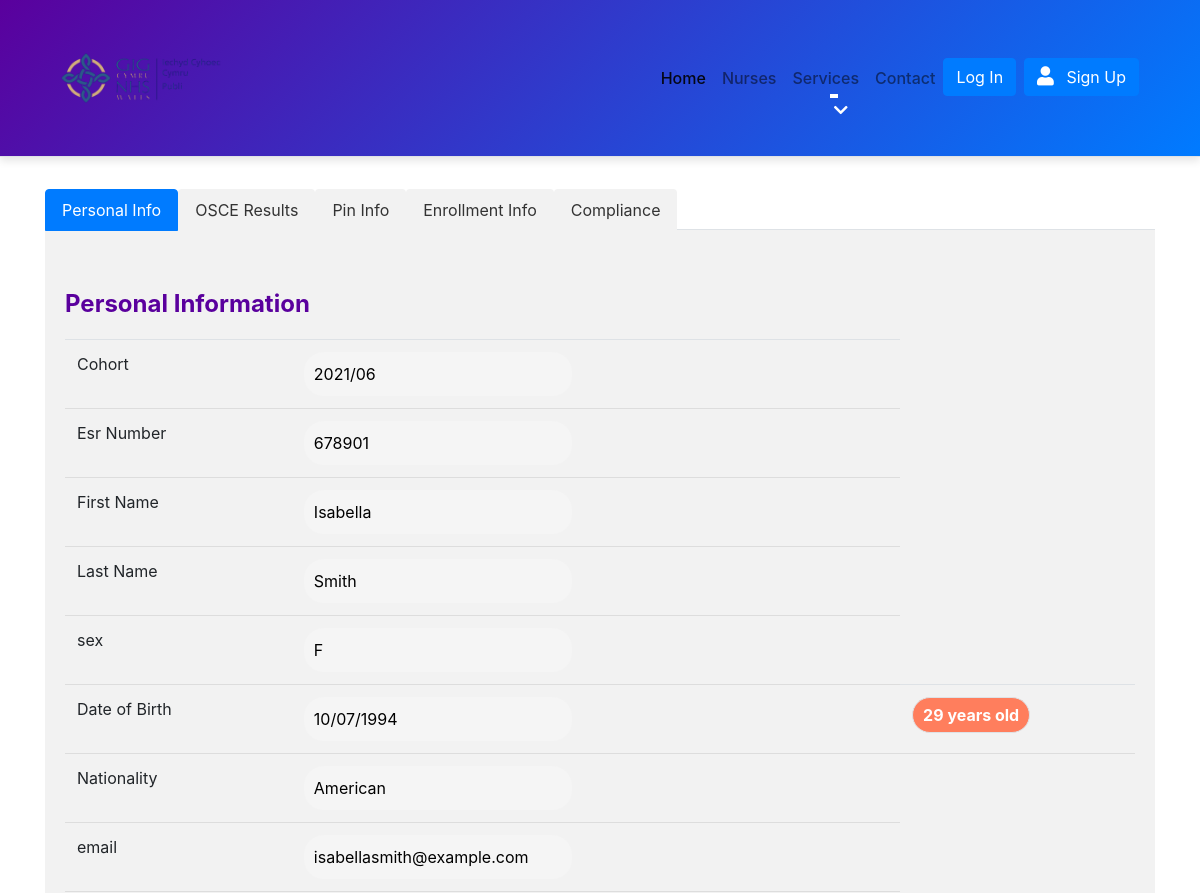
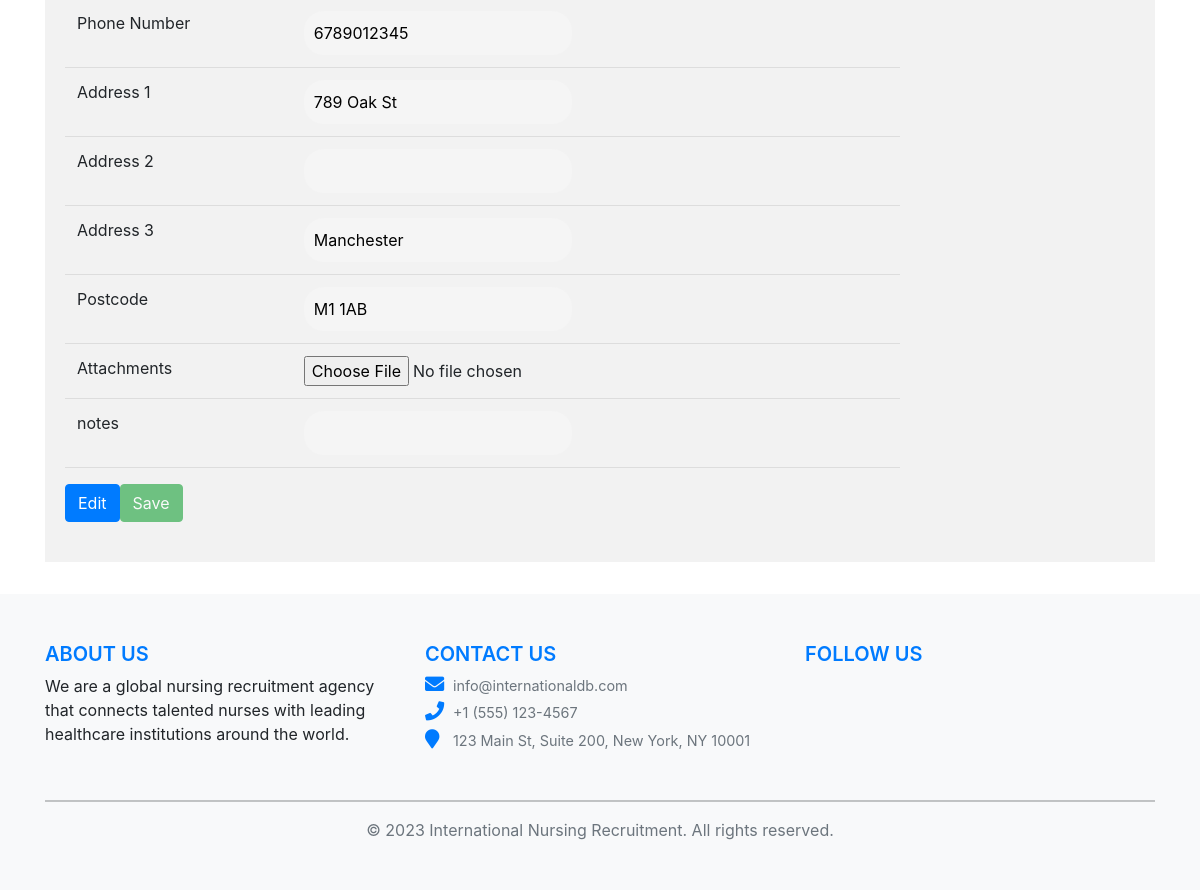
Page /view_nurse.php?id=4 on the committed database (2 pictures, top to bottom).
### tables this page shows
CREATE TABLE `nursing_recruitment` (
  `id` int(11) NOT NULL,
  `cohort` varchar(255) DEFAULT NULL,
  `esr_number` varchar(255) DEFAULT NULL,
  `first_name` varchar(255) DEFAULT NULL,
  `last_name` varchar(255) DEFAULT NULL,
  `sex` varchar(10) DEFAULT NULL,
  `date_of_birth` date DEFAULT NULL,
  `nationality` varchar(255) DEFAULT NULL,
  `email` varchar(255) DEFAULT NULL,
  `phone_number` varchar(20) DEFAULT NULL,
  `address_1` varchar(255) DEFAULT NULL,
  `address_2` varchar(255) DEFAULT NULL,
  `address_3` varchar(255) DEFAULT NULL,
  `postcode` varchar(10) DEFAULT NULL,
  `attachments` varchar(255) DEFAULT NULL,
  `notes` varchar(255) DEFAULT NULL,
  `nmc_pin` varchar(255) DEFAULT NULL,
  `date_nmc_pin_obtained` date DEFAULT NULL,
  `prn_number` varchar(255) DEFAULT NULL,
  `hospital` varchar(255) DEFAULT NULL,
  `ward` varchar(255) DEFAULT NULL,
  `cost_centre` varchar(255) DEFAULT NULL,
  `band_4_position_number` varchar(255) DEFAULT NULL,
  `manager_name` varchar(255) DEFAULT NULL,
  `manager_esr_number` varchar(255) DEFAULT NULL,
  `manager_phone_number` varchar(20) DEFAULT NULL,
  `bank_building_society` varchar(255) DEFAULT NULL,
  `account_name` varchar(255) DEFAULT NULL,
  `bank_account_number` varchar(255) DEFAULT NULL,
  `sort_code` varchar(255) DEFAULT NULL,
  `ni_number` varchar(255) DEFAULT NULL,
  `start_date` date DEFAULT NULL,
  `covid_risk_assessment_score` int(11) DEFAULT NULL,
  `occupational_health_clearance` date DEFAULT NULL,
  `tb_appointment` date DEFAULT NULL,
  `certificate_of_sponsorship_number` varchar(255) DEFAULT NULL,
  `brp_number` varchar(255) DEFAULT NULL,
  `brp_valid_from` date DEFAULT NULL,
  `brp_valid_to` date DEFAULT NULL,
  `rtw_sharecode_number` varchar(255) DEFAULT NULL,
  `rtw_expiry_date` date DEFAULT NULL,
  `dbs_number` varchar(255) DEFAULT NULL,
  `dbs_issue_date` date DEFAULT NULL,
  `dbs_acceptable` tinyint(1) DEFAULT NULL,
  `candidate_compliance_pack` varchar(255) DEFAULT NULL,
  `candidate_compliance_pack_complete` tinyint(1) DEFAULT NULL,
  `first_attempt_osce` date DEFAULT NULL,
  `second_attempt_osce` date DEFAULT NULL,
  `third_attempt_osce` date DEFAULT NULL
);

### view_nurse.php (the view, shortened to what this page needs)
<!DOCTYPE html>
<html>
<head>
    <link href="https://cdn.jsdelivr.net/npm/bootstrap@5.1.0/dist/css/bootstrap.min.css" rel="stylesheet">
</head>
<body>
    <?php include('navbar.php'); ?>
    <?php include('styles.php'); ?>
    <?php include('db_connect.php'); ?>
    <div class="container">
        <ul class="nav nav-tabs" id="myTabs" role="tablist">
            <li class="nav-item">
                <a class="nav-link active" id="personal-tab" data-toggle="tab" href="#personal" role="tab" aria-controls="personal" aria-selected="true">Personal Info</a>
            </li>
            <li class="nav-item">
                <a class="nav-link" id="osce-tab" data-toggle="tab" href="#osce" role="tab" aria-controls="osce" aria-selected="false">OSCE Results</a>
            </li>
            <li class="nav-item">
                <a class="nav-link" id="pin-tab" data-toggle="tab" href="#pin" role="tab" aria-controls="pin" aria-selected="false">Pin Info</a>
            </li>
            <li class="nav-item">
                <a class="nav-link" id="enrollment-tab" data-toggle="tab" href="#enrollment" role="tab" aria-controls="enrollment" aria-selected="false">Enrollment Info</a>
            </li>
            <li class="nav-item">
                <a class="nav-link" id="compliance-tab" data-toggle="tab" href="#compliance" role="tab" aria-controls="compliance" aria-selected="false">Compliance</a>
            </li>
        </ul>
        <div class="tab-content" id="myTabContent">
            <div class="tab-pane fade show active" id="personal" role="tabpanel" aria-labelledby="personal-tab">
                <?php
				if (isset($_GET["id"])) {
    $id = $_GET["id"];
    $sql = "SELECT cohort, esr_number, First_name, last_name, sex, date_of_birth, Nationality, email, phone_number, Address_1, address_2, address_3, postcode, attachments, notes FROM nursing_recruitment WHERE id=$id";
    $result = mysqli_query($conn, $sql);
    if (mysqli_num_rows($result) > 0) {
        $row = mysqli_fetch_assoc($result);
        echo "<h2>Personal Information</h2>";
        echo "<form method='POST' action='save_nurse.php'>";
        echo "<table class='table'>";
        echo "<tbody>";
        echo "<tr><td>Cohort</td><td><input type='text' name='cohort' value='" . $row["cohort"] . "' readonly></td></tr>";
        echo "<tr><td>Esr Number</td><td><input type='text' name='esr_number' value='" . $row["esr_number"] . "' readonly></td></tr>";
        echo "<tr><td>First Name</td><td><input type='text' name='first_name' value='" . $row["First_name"] . "' readonly></td></tr>";
        echo "<tr><td>Last Name</td><td><input type='text' name='last_name' value='" . $row["last_name"] . "' readonly></td></tr>";
        echo "<tr><td>sex</td><td><input type='text' name='sex' value='" . $row["sex"] . "' readonly></td></tr>";
  $dateOfBirth = new DateTime($row["date_of_birth"]);
$today = new DateTime();
$age = $today->diff($dateOfBirth);
echo "<tr><td>Date of Birth</td><td><input type='text' name='date_of_birth' value='" . $dateOfBirth->format('d/m/Y') . "' readonly></td><td><div class='age-box'>" . $age->y . " years old</div></td></tr>";
        echo "<tr><td>Nationality</td><td><input type='text' name='Nationality' value='" . $row["Nationality"] . "' readonly></td></tr>";
        echo "<tr><td>email</td><td><input type='text' name='email' value='" . $row["email"] . "' readonly></td></tr>";
        echo "<tr><td>Phone Number</td><td><input type='text' name='phone_number' value='" . $row["phone_number"] . "' readonly></td></tr>";
        echo "<tr><td>Address 1</td><td><input type='text' name='Address_1' value='" . $row["Address_1"] . "' readonly></td></tr>";
        echo "<tr><td>Address 2</td><td><input type='text' name='address_2' value='" . $row["address_2"] . "' readonly></td></tr>";
        echo "<tr><td>Address 3</td><td><input type='text' name='address_3' value='" . $row["address_3"] . "' readonly></td></tr>";
        echo "<tr><td>Postcode</td><td><input type='text' name='postcode' value='" . $row["postcode"] . "' readonly></td></tr>";
        echo "<tr><td>Attachments</td><td><input type='file' name='attachments' value='" . $row["attachments"] . "'></td></tr>";
        echo "<tr><td>notes</td><td><input type='text' name='notes' value='" . $row["notes"] . "' readonly></td></tr>";
        echo "</tbody>";
        echo "</table>";
        echo "<button type='button' class='btn btn-primary' onclick='enableInputs(this)'>Edit</button>";
        echo "<button type='submit' class='btn btn-success' disabled>Save</button>";
        echo "</form>";
    } else {
        echo "0 results";
    }
}
				?>
            </div>
        </div>
    </div>
    <?php include('footer.php'); ?>
</body>
</html>

### view_nurse.php (style rules this page uses)
.age-box { display: inline-block; background-color: #f8f9fa; border: 1px solid #dee2e6; padding: 0.25rem 0.5rem; border-radius: 0.25rem; }

### navbar.php (style rules this page uses)
.btn { font-weight: bold; border-radius: 0.25rem; transition: all 0.3s ease; }
.btn-primary { background-color: #32cd8e; border-color: #32cd8e; }

### styles.php (style rules this page uses)
.container { margin-top: 2rem; margin-bottom: 2rem; }
.table td, .table th { font-size: 16px; }
h2 { margin-top: 40px; margin-bottom: 20px; font-weight: bold; font-size: 24px; color: #5a009d; }
table { width: 100%; border-collapse: collapse; }
th, td { padding: 10px; text-align: left; border-bottom: 1px solid #ddd; }
tr:nth-child(even) { background-color: #f2f2f2; }
.age-box { display: inline-block; padding: 5px 10px; border-radius: 20px; background-color: #ff7e5d; font-weight: bold; color: #fff; }
.nav-tabs .nav-item .nav-link { background-color: #f2f2f2; color: #333; border-color: transparent; }
.nav-tabs .nav-item .nav-link.active { background-color: #007bff; color: #fff; border-color: #007bff; }
.tab-content { background-color: #f2f2f2; padding: 20px; }
form { margin-bottom: 20px; }
input[type=text], input[type=date] { border-radius: 20px; padding: 10px; border: none; background-color: #f5f5f5; transition: background-color 0.3s; }

### rows in the picture
nursing_recruitment: cohort "2021/06", esr_number "678901", first_name "Isabella", last_name "Smith", sex "F", date_of_birth "10/07/1994", date_of_birth "29", Nationality "American", email "isabellasmith@example.com", phone_number "6789012345", Address_1 "789 Oak St", address_3 "Manchester", postcode "M1 1AB"
